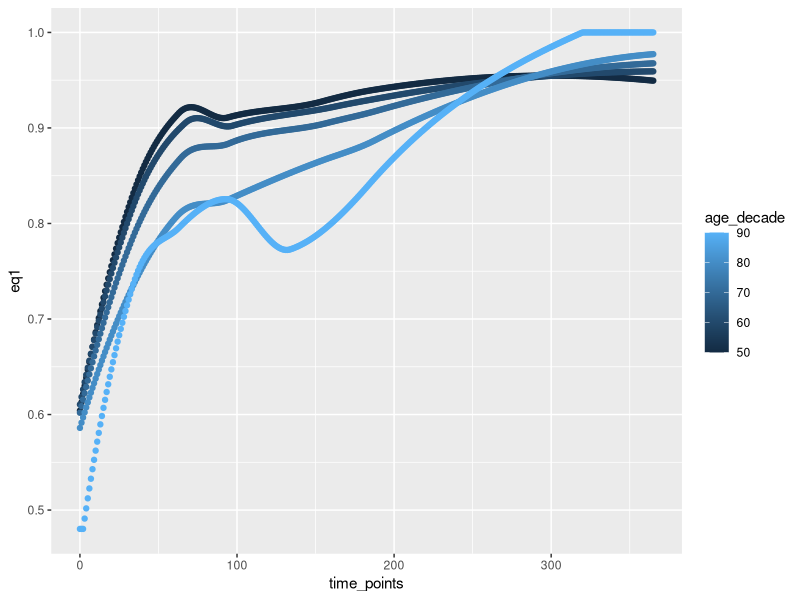
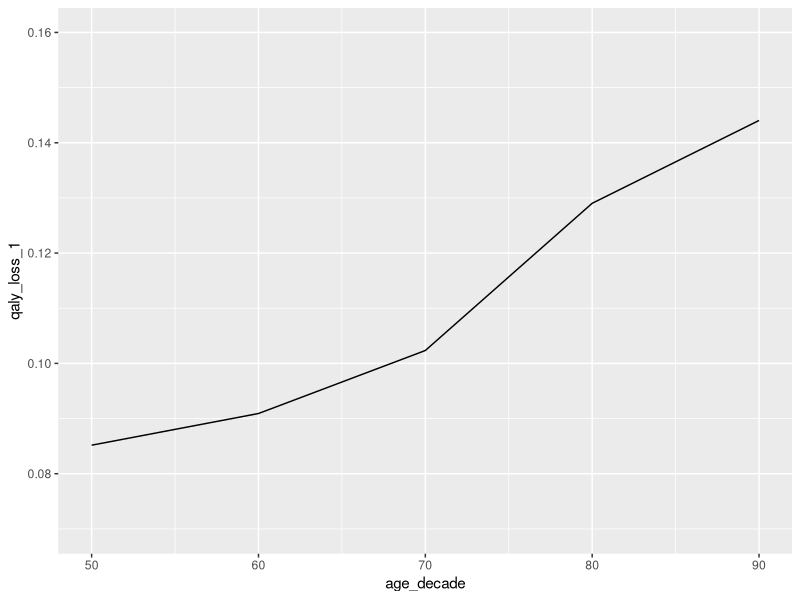

Recreate these plots in R, in order.
library(data.table)
library(ggplot2)
library(mgcv)

# Load data
data = fread("./data/27-06-2018 EQ5D_IL.df.mini EQ5D individual level data.csv")

# Restrict data to 50-90, amalgamate by decade
data = data[age >= 50]
data[, age_decade := floor(age / 10) * 10]

# Do loess regression for each decade and predict
decades = c(50, 60, 70, 80, 90)
newdata = CJ(age_decade = decades, time_points = 0:365)
for (a in decades) {
  d2 = data[age_decade == a]
  lom = loess(EQ5D ~ time_points, data = d2)
  newdata[age_decade == a, eq1 := predict(lom, newdata = .SD)]
}

# Cap at 1
newdata[, eq1 := pmin(eq1, 1.0)]

# Fix NAs
newdata[, eq1 := zoo::na.fill(eq1, fill = "extend"), by = "age_decade"]

# Check
ggplot(newdata) +
  geom_point(aes(x = time_points, y = eq1, colour = age_decade, group = age_decade)) +
  ylim(c(NA, 1))
# A bit wonky, but ok...



# Calculate losses...
ggplot(newdata[, .(qaly_loss_1 = mean(1 - eq1)), by = age_decade]) +
  geom_line(aes(x = age_decade, y = qaly_loss_1)) +
  scale_y_continuous(breaks = seq(0.08, 0.16, by = 0.02), limits = c(0.07, 0.16))
